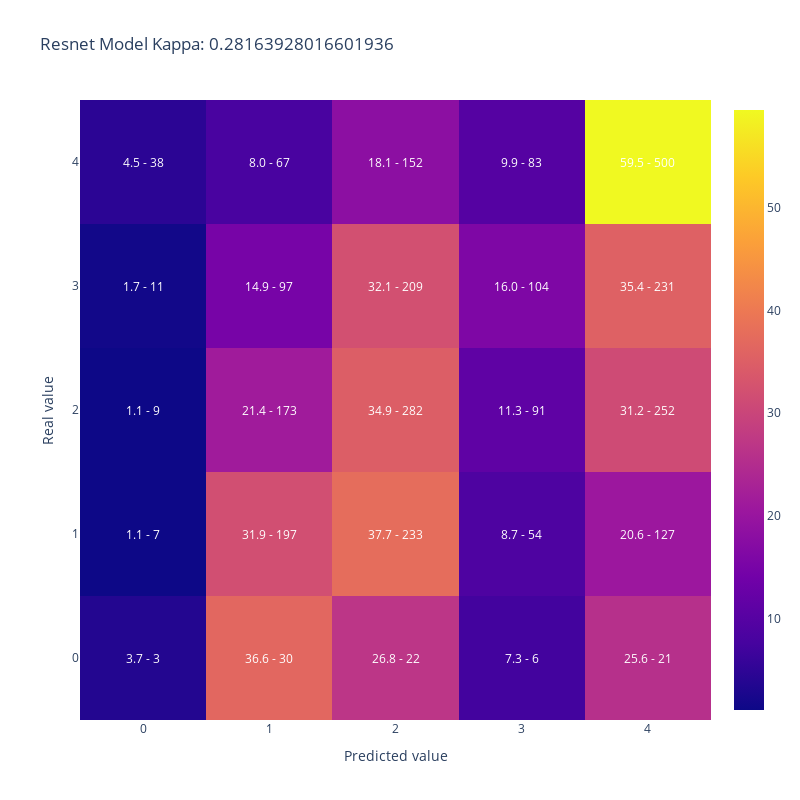

Source (notebook cell):
### Code cell
plot_confusion_matrix(merged_datasets['AdoptionSpeed'],
                      merged_datasets['resnet_pred'], 
                    title = 'Resnet Model Kappa: ' + str(cohen_kappa_score(merged_datasets['AdoptionSpeed'],
                                                                    merged_datasets['resnet_pred'], 
                                                                    weights='quadratic')))

### Figure 1 — Plotly figure (JSON) as saved in the notebook; plotly's stock layout.template omitted (floating-point values rounded to 4 significant figures)
{"data": [{"type": "heatmap", "x": [0, 1, 2, 3, 4], "y": [0, 1, 2, 3, 4], "z": [[3.659, 36.59, 26.83, 7.317, 25.61], [1.133, 31.88, 37.7, 8.738, 20.55], [1.115, 21.44, 34.94, 11.28, 31.23], [1.687, 14.88, 32.06, 15.95, 35.43], [4.524, 7.976, 18.1, 9.881, 59.52]]}], "layout": {"annotations": [{"font": {"color": "white"}, "showarrow": false, "text": "3.7 - 3", "x": 0, "xref": "x", "y": 0, "yref": "y"}, {"font": {"color": "white"}, "showarrow": false, "text": "36.6 - 30", "x": 1, "xref": "x", "y": 0, "yref": "y"}, {"font": {"color": "white"}, "showarrow": false, "text": "26.8 - 22", "x": 2, "xref": "x", "y": 0, "yref": "y"}, {"font": {"color": "white"}, "showarrow": false, "text": "7.3 - 6", "x": 3, "xref": "x", "y": 0, "yref": "y"}, {"font": {"color": "white"}, "showarrow": false, "text": "25.6 - 21", "x": 4, "xref": "x", "y": 0, "yref": "y"}, {"font": {"color": "white"}, "showarrow": false, "text": "1.1 - 7", "x": 0, "xref": "x", "y": 1, "yref": "y"}, {"font": {"color": "white"}, "showarrow": false, "text": "31.9 - 197", "x": 1, "xref": "x", "y": 1, "yref": "y"}, {"font": {"color": "white"}, "showarrow": false, "text": "37.7 - 233", "x": 2, "xref": "x", "y": 1, "yref": "y"}, {"font": {"color": "white"}, "showarrow": false, "text": "8.7 - 54", "x": 3, "xref": "x", "y": 1, "yref": "y"}, {"font": {"color": "white"}, "showarrow": false, "text": "20.6 - 127", "x": 4, "xref": "x", "y": 1, "yref": "y"}, {"font": {"color": "white"}, "showarrow": false, "text": "1.1 - 9", "x": 0, "xref": "x", "y": 2, "yref": "y"}, {"font": {"color": "white"}, "showarrow": false, "text": "21.4 - 173", "x": 1, "xref": "x", "y": 2, "yref": "y"}, {"font": {"color": "white"}, "showarrow": false, "text": "34.9 - 282", "x": 2, "xref": "x", "y": 2, "yref": "y"}, {"font": {"color": "white"}, "showarrow": false, "text": "11.3 - 91", "x": 3, "xref": "x", "y": 2, "yref": "y"}, {"font": {"color": "white"}, "showarrow": false, "text": "31.2 - 252", "x": 4, "xref": "x", "y": 2, "yref": "y"}, {"font": {"color": "white"}, "showarrow": false, "text": "1.7 - 11", "x": 0, "xref": "x", "y": 3, "yref": "y"}, {"font": {"color": "white"}, "showarrow": false, "text": "14.9 - 97", "x": 1, "xref": "x", "y": 3, "yref": "y"}, {"font": {"color": "white"}, "showarrow": false, "text": "32.1 - 209", "x": 2, "xref": "x", "y": 3, "yref": "y"}, {"font": {"color": "white"}, "showarrow": false, "text": "16.0 - 104", "x": 3, "xref": "x", "y": 3, "yref": "y"}, {"font": {"color": "white"}, "showarrow": false, "text": "35.4 - 231", "x": 4, "xref": "x", "y": 3, "yref": "y"}, {"font": {"color": "white"}, "showarrow": false, "text": "4.5 - 38", "x": 0, "xref": "x", "y": 4, "yref": "y"}, {"font": {"color": "white"}, "showarrow": false, "text": "8.0 - 67", "x": 1, "xref": "x", "y": 4, "yref": "y"}, {"font": {"color": "white"}, "showarrow": false, "text": "18.1 - 152", "x": 2, "xref": "x", "y": 4, "yref": "y"}, {"font": {"color": "white"}, "showarrow": false, "text": "9.9 - 83", "x": 3, "xref": "x", "y": 4, "yref": "y"}, {"font": {"color": "white"}, "showarrow": false, "text": "59.5 - 500", "x": 4, "xref": "x", "y": 4, "yref": "y"}], "height": 800, "title": {"text": "Resnet Model Kappa: 0.28163928016601936"}, "width": 800, "xaxis": {"title": {"text": "Predicted value"}}, "yaxis": {"title": {"text": "Real value"}}}}
